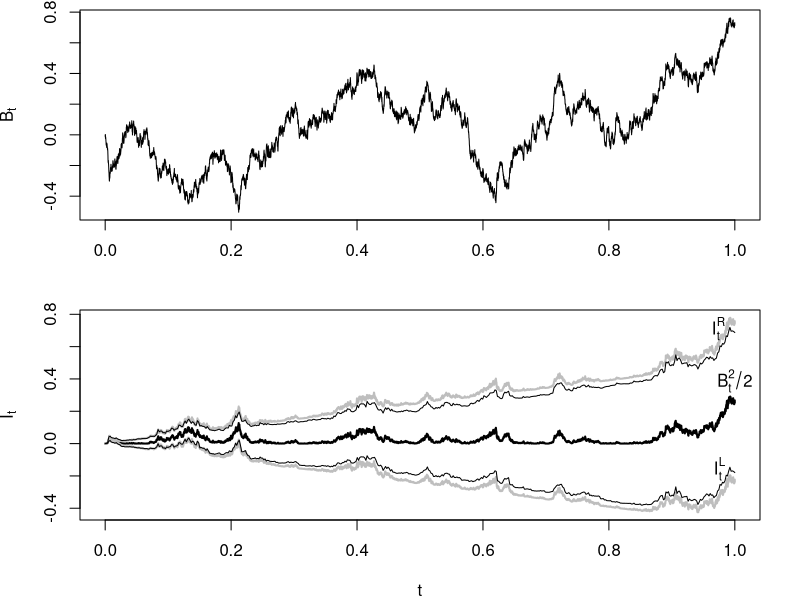

This chart was generated by the following R code:
### Demonstrate problem with int(B*dB), right vs left evaluation
### 
###

set.seed(1234)

## Fine discretization: Number of steps
N <- 512*16

## Time range
T <- 1

h <- T/N

dB <- rnorm(N,sd=sqrt(h))
B <- c(0,cumsum(dB))

Il <- c(0,cumsum(B[-(N+1)]*dB))
Ir <- c(0,cumsum(B[-1]*dB))

tvec <- seq(0,T,length=N+1)

pdf(file="itointegral.pdf",width=7,height=5)


par(mfrow=c(2,1),mar=c(4,4,0.5,2))

plot(tvec,B,xlab="",ylab=expression(B[t]),type="l")

plot(c(0,1),range(c(Ir,Il)),type="n",xlab="t",ylab=expression(I[t]))

lines(tvec,0.5*B^2,lty="solid",lwd=2)
lines(tvec,Ir,lty="solid",col="grey",lwd=2)
lines(tvec,Il,lty="solid",col="grey",lwd=2)

### Subsample
ts <- seq(1,length(B),16)

B <- B[ts]
tvec <- tvec[ts]
dB <- diff(B)


Il <- c(0,cumsum(B[-length(B)]*dB))
Ir <- c(0,cumsum(B[-1]*dB))

lines(tvec,Ir,lty="solid",col="black",lwd=1)
lines(tvec,Il,lty="solid",col="black",lwd=1)
# lines(tvec,0.5*B^2,lty="solid",lwd=1)

text(tvec[length(tvec)],Ir[length(tvec)],pos=2,expression(I[t]^R))
text(tvec[length(tvec)],Il[length(tvec)],pos=2,expression(I[t]^L))
text(tvec[length(tvec)],0.5*B[length(tvec)]^2,pos=3,expression(B[t]^2/2))

dev.off()
